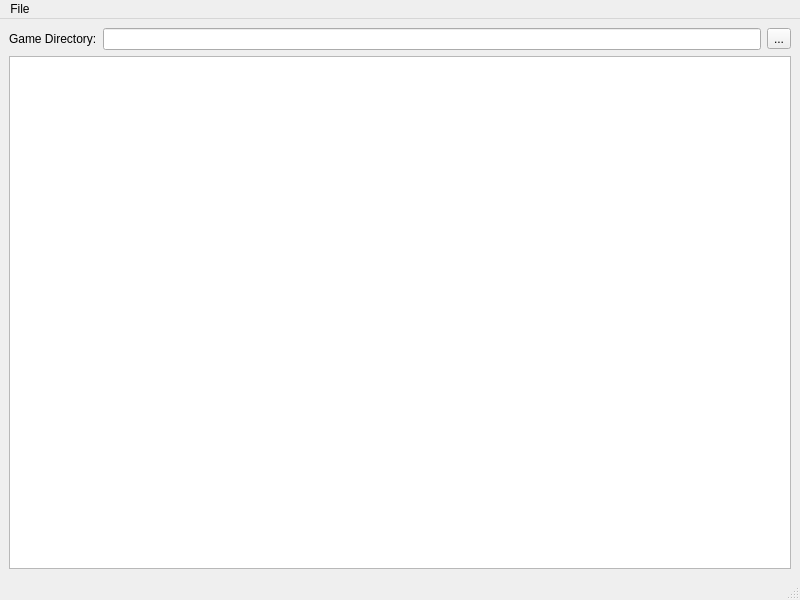
<?xml version="1.0" encoding="UTF-8"?>
<ui version="4.0">
 <class>LootWindow</class>
 <widget class="QMainWindow" name="LootWindow">
  <property name="geometry">
   <rect>
    <x>0</x>
    <y>0</y>
    <width>800</width>
    <height>600</height>
   </rect>
  </property>
  <property name="windowTitle">
   <string>Loot Inspector</string>
  </property>
  <widget class="QWidget" name="centralwidget">
   <layout class="QGridLayout" name="gridLayout">
    <item row="0" column="0">
     <layout class="QHBoxLayout" name="horizontalLayout">
      <item>
       <widget class="QLabel" name="label">
        <property name="text">
         <string>Game Directory:</string>
        </property>
       </widget>
      </item>
      <item>
       <widget class="QLineEdit" name="gameDirectory">
        <property name="readOnly">
         <bool>true</bool>
        </property>
       </widget>
      </item>
      <item>
       <widget class="QToolButton" name="gameDirBrowse">
        <property name="text">
         <string>...</string>
        </property>
       </widget>
      </item>
     </layout>
    </item>
    <item row="1" column="0">
     <widget class="QTreeWidget" name="treeWidget">
      <property name="columnCount">
       <number>2</number>
      </property>
      <attribute name="headerVisible">
       <bool>false</bool>
      </attribute>
      <column>
       <property name="text">
        <string notr="true">1</string>
       </property>
      </column>
      <column>
       <property name="text">
        <string notr="true">2</string>
       </property>
      </column>
     </widget>
    </item>
   </layout>
  </widget>
  <widget class="QMenuBar" name="menubar">
   <property name="geometry">
    <rect>
     <x>0</x>
     <y>0</y>
     <width>800</width>
     <height>21</height>
    </rect>
   </property>
   <widget class="QMenu" name="menuFile">
    <property name="title">
     <string>File</string>
    </property>
    <addaction name="actionClose"/>
   </widget>
   <addaction name="menuFile"/>
  </widget>
  <widget class="QStatusBar" name="statusbar"/>
  <action name="actionClose">
   <property name="text">
    <string>Close</string>
   </property>
  </action>
 </widget>
 <resources/>
 <connections/>
</ui>
